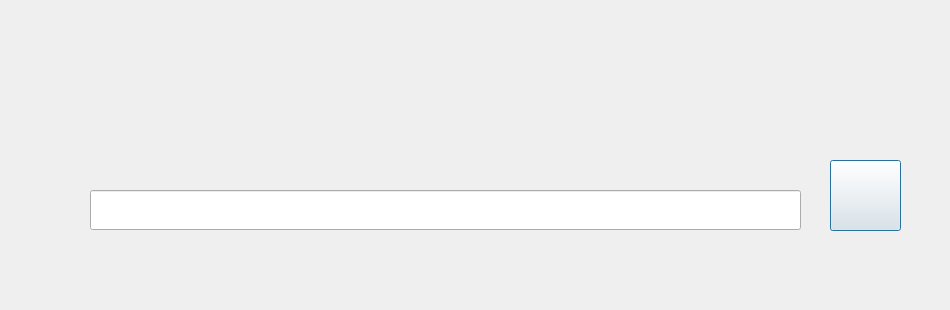
<?xml version="1.0" encoding="UTF-8"?>
<ui version="4.0">
 <class>borrarImagen</class>
 <widget class="QDialog" name="borrarImagen">
  <property name="geometry">
   <rect>
    <x>0</x>
    <y>0</y>
    <width>950</width>
    <height>310</height>
   </rect>
  </property>
  <property name="windowTitle">
   <string>Dialog</string>
  </property>
  <widget class="QLineEdit" name="borrarEdit">
   <property name="geometry">
    <rect>
     <x>90</x>
     <y>190</y>
     <width>711</width>
     <height>40</height>
    </rect>
   </property>
  </widget>
  <widget class="QPushButton" name="botonBorrar">
   <property name="geometry">
    <rect>
     <x>830</x>
     <y>160</y>
     <width>71</width>
     <height>71</height>
    </rect>
   </property>
   <property name="styleSheet">
    <string notr="true">border-image: url(:/deleteImage.png);</string>
   </property>
   <property name="text">
    <string/>
   </property>
  </widget>
 </widget>
 <resources/>
 <connections/>
</ui>
